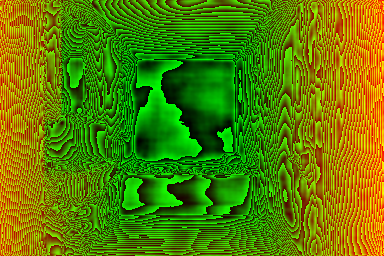
#> input picture house-tour8/house-tour/img/depth/principal-bath-1.png, 384 x 256 px, given in place of reception-3.png, which was not available
$ python calibrate_pair.py
#> lines starting #> are read from the running program, lines starting #| are printed output that depends on the picture
"""Calibrate two opposite-facing photos of one room into a shared metric 3D frame.
Depth maps (relative inverse depth) become metric using the floor and ceiling as known planes,
then photo B is aligned to photo A on two shared objects. Writes JSON for the tour."""
import json, sys
import numpy as np
from PIL import Image
from scipy import ndimage

CAM_H, CEIL_H = 1.35, 2.85   # camera height and (tray) ceiling height, metres

def load(name):
#> called with name = 'reception-3'
    d = np.asarray(Image.open(f"img/depth/{name}.png")).astype(float)
    return (d[:, :, 0] * 256 + d[:, :, 1]) / 65535
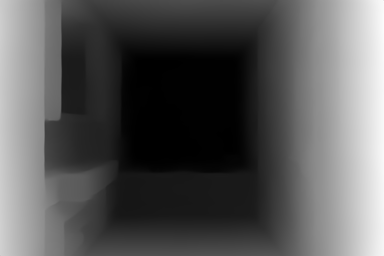
#> returned value: shape (256, 384) float64; min 1.53e-05, max 0.991, mean 0.345

def calibrate(name, hfov, v0, floor_boxes, ceil_boxes):
    D = load(name); h, w = D.shape
#> after `h, w = D.shape`: h = 256; w = 384
    f = (w / 2) / np.tan(np.radians(hfov) / 2); cy = v0 * h; cx = w / 2
#> after `f = w / 2 / np.tan(np.radians(hfov) / 2)`: f = 192
#> after `cy = v0 * h`: cy = 102.4
#> after `cx = w / 2`: cx = 192
    X, Y = [], []
    for (u0, v0b, u1, v1), plane in [(b, "floor") for b in floor_boxes] + [(b, "ceil") for b in ceil_boxes]:
        for v in range(int(v0b * h), int(v1 * h)):
            for u in range(int(u0 * w), int(u1 * w)):
                z = CAM_H * f / (v - cy) if plane == "floor" else (CEIL_H - CAM_H) * f / (cy - v)
                if z > 0:
                    X.append(D[v, u]); Y.append(1 / z)
#> after the loop, X = 8138 values, max 0.943 at index 4239, min 0.082 at index 8031, mean 0.453; Y = 8138 values, max 0.566 at index 2108, min 0.21 at index 8031, mean 0.386
    A = np.vstack([X, np.ones(len(X))]).T
#> A = 8138 pairs, first value 0.082 to 0.943, second value 1 to 1
    (a, b), *_ = np.linalg.lstsq(A, np.array(Y), rcond=None)
#> a = 0.368; b = 0.219
    resid = np.abs(A @ [a, b] - Y) / np.array(Y)
#> resid = 8138 values, max 0.44 at index 2215, min 2.41e-05 at index 5357, mean 0.102
    return dict(D=D, f=f, cx=cx, cy=cy, a=a, b=b, w=w, h=h, err=float(np.median(resid)))

def point(c, u, v):
    """3D point (camera frame: x right, y up, z forward) at image fraction (u, v)."""
    W, H = c["w"], c["h"]
    px, py = u * (W - 1), v * (H - 1)
    d = c["D"][int(round(py)), int(round(px))]
    z = 1 / max(c["a"] * d + c["b"], 1 / 40)
    return np.array([(px - c["cx"]) / c["f"] * z, -(py - c["cy"]) / c["f"] * z, z])

# [12 lines left out: function edges, not called in this run]

if __name__ == "__main__":
    hfov = float(sys.argv[1]) if len(sys.argv) > 1 else 90
    A = calibrate("reception-3", hfov, 0.40, [(0.01, 0.84, 0.17, 0.98), (0.87, 0.80, 0.99, 0.98)], [(0.36, 0.03, 0.64, 0.17)])
#> A = 9 items
    B = calibrate("reception-2", hfov, 0.50, [(0.33, 0.73, 0.38, 0.78), (0.40, 0.66, 0.48, 0.70)], [(0.32, 0.02, 0.68, 0.12)])
#> call 2 of load, with name = 'reception-2'
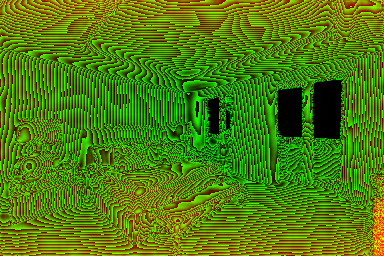
#> input picture house-tour8/house-tour/img/depth/principal-bed-1.png, 384 x 256 px, given in place of reception-2.png, which was not available
#> in load (call 2), `return (d[:, :, 0] * 256 + d[:, :, 1]) / 65535`:
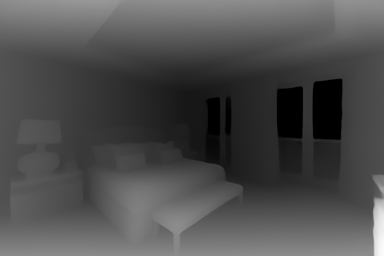
#> returned value: shape (256, 384) float64; min 0, max 0.988, mean 0.308
#> the loop in calibrate (call 2), `for (u0, v0b, u1, v1), plane in [(b, "floor") for b in floor_boxes] + ..` made 3 passes
#> (u0, v0b, u1, v1, plane) on passes 1 to 3: (0.33, 0.73, 0.38, 0.78, 'floor'), (0.4, 0.66, 0.48, 0.7, 'floor'), (0.32, 0.02, 0.68, 0.12, 'ceil')
#> B = 9 items
    # shared objects: coffee table top centre, round bookshelf top
    TA, SA = point(A, 0.505, 0.565), point(A, 0.51, 0.705)
#> in point, `W, H = c["w"], c["h"]`: W = 384; H = 256
#> in point, `px, py = u * (W - 1), v * (H - 1)`: px = 193.4; py = 144.1
#> in point, `d = c["D"][int(round(py)), int(round(px))]`: d = 0.00346
#> in point, `z = 1 / max(c["a"] * d + c["b"], 1 / 40)`: z = 4.54
#> TA = [0.0334, -0.984, 4.54]; SA = [0.0683, -1.59, 3.94]
    TB, SB = point(B, 0.55, 0.86), point(B, 0.53, 0.61)
#> TB = [0.383, -1.88, 3.95]; SB = [2.29, -5.74, 40]
    dA, dB = np.linalg.norm((TA - SA)[[0, 2]]), np.linalg.norm((TB - SB)[[0, 2]])
#> dA = 0.601; dB = 36.1
    print(f"hfov {hfov}: fit error A {A['err']:.3f} B {B['err']:.3f}; table-to-shelf A {dA:.2f} m, B {dB:.2f} m")
#| hfov 90: fit error A 0.086 B 0.043; table-to-shelf A 0.60 m, B 36.10 m
    print("table A", TA.round(2), "shelf A", SA.round(2), "| table B", TB.round(2), "shelf B", SB.round(2))
#| table A [ 0.03 -0.98  4.54] shelf A [ 0.07 -1.59  3.94] | table B [ 0.38 -1.88  3.95] shelf B [ 2.29 -5.74 40.  ]

# [30 lines left out: functions to_world, cloud, build, not called in this run]

if __name__ == "__main__" and "--build" in sys.argv:
    A, B, poseA, poseB = build()
    out = []
    for name, c, pose in [("reception-3", A, poseA), ("reception-2", B, poseB)]:
        m = edges(c)
        d = np.asarray(Image.open(f"img/depth/{name}.png")).copy()
        d[:, :, 2] = np.where(m, 255, 0)
        Image.fromarray(d).save(f"img/depth/{name}-fused.png")
        out.append({"src": f"img/{name}.jpg", "depth": f"img/depth/{name}-fused.png", "f": c["f"], "cx": c["cx"], "cy": c["cy"],
                    "a": c["a"], "b": c["b"], "yaw": pose["yaw"], "t": pose["t"], "camH": CAM_H, "cut": float(m.mean())})
        print(name, "cut", round(float(m.mean()), 3), "pose", round(pose["yaw"], 3), [round(v, 2) for v in pose["t"]])
    json.dump({"ceiling": CEIL_H, "parts": out}, open("/home/claude/fused.json", "w"))
    # top-down check
    import PIL.ImageDraw as IDr
    img = Image.new("RGB", (600, 600), "white"); dr = IDr.Draw(img)
    for (name, c, pose), col in zip([("A", A, poseA), ("B", B, poseB)], [(200, 60, 60), (60, 60, 200)]):
        W = to_world(c, cloud(c), pose)[::3, ::3].reshape(-1, 3)
        W = W[(W[:, 1] > 0.15) & (W[:, 1] < 2.6)]
        for x, y, z in W[::2]:
            if abs(x) < 7 and abs(z) < 10:
                dr.point((300 + x * 30, 300 + z * 30), fill=col)
        cx, cz = pose["t"]; dr.ellipse((300 + cx * 30 - 5, 300 + cz * 30 - 5, 300 + cx * 30 + 5, 300 + cz * 30 + 5), fill=col)
    img.save("/home/claude/topdown.png")

if __name__ == "__main__" and "--build" in sys.argv:
    data = json.load(open("/home/claude/fused.json"))
    pts = []
    for (c, pose), part in zip([(A, poseA), (B, poseB)], data["parts"]):
        W = to_world(c, cloud(c), pose).reshape(-1, 3)
        m = np.asarray(Image.open(part["depth"]))[:, :, 2].reshape(-1) == 0
        pts.append(W[m])
    P = np.concatenate(pts)
    WA = to_world(A, cloud(A), poseA).reshape(-1, 3)
    side = WA[(WA[:, 1] > 1.2) & (WA[:, 1] < 2.3) & (WA[:, 2] < -1) & (WA[:, 2] > -6)]
    x0, x1 = np.percentile(side[:, 0], [3, 97])
    zA = to_world(A, cloud(A), poseA).reshape(-1, 3); zB = to_world(B, cloud(B), poseB).reshape(-1, 3)
    z0 = np.percentile(zA[(zA[:, 1] > 1.2) & (zA[:, 1] < 2.3) & (np.abs(zA[:, 0]) < 1.0)][:, 2], 8)
    z1 = np.percentile(zB[(zB[:, 1] > 0.9) & (zB[:, 1] < 1.0) & (np.abs(zB[:, 0]) < 2.5)][:, 2], 92)
    box = {"x0": float(x0), "x1": float(x1), "z0": float(max(z0, -10.5)), "z1": float(z1)}
    # furniture footprint: points between 0.15 m and 1.0 m high, on a 10 cm grid
    furn = P[(P[:, 1] > 0.15) & (P[:, 1] < 1.0)]
    cell = 0.1
    gw, gd = int(np.ceil((x1 - x0) / cell)), int(np.ceil((box["z1"] - box["z0"]) / cell))
    occ = np.zeros((gd, gw), int)
    ix = ((furn[:, 0] - x0) / cell).astype(int); iz = ((furn[:, 2] - box["z0"]) / cell).astype(int)
    ok = (ix >= 0) & (ix < gw) & (iz >= 0) & (iz < gd)
    np.add.at(occ, (iz[ok], ix[ok]), 1)
    blocked = ndimage.binary_opening(occ > 6, iterations=1)
    blocked = ndimage.binary_closing(blocked, iterations=2)
    data["box"] = box
    data["occ"] = {"cell": cell, "w": gw, "h": gd, "bits": "".join("1" if v else "0" for v in blocked.ravel())}
    json.dump(data, open("/home/claude/fused.json", "w"))
    print("box", {k: round(v, 2) for k, v in box.items()}, "grid", gw, gd, "blocked", round(float(blocked.mean()), 3))
    Image.fromarray((blocked * 255).astype(np.uint8)).resize((gw * 4, gd * 4), 0).save("/home/claude/occ.png")
